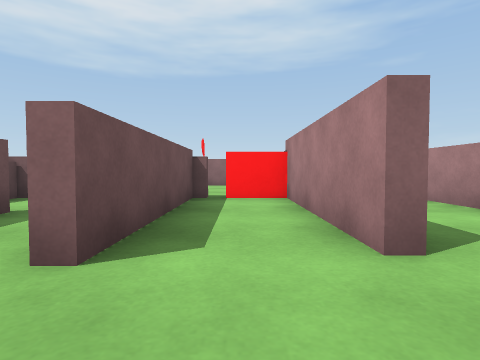
View 1 (above)

12 first-person views from a walk through a scene from a Unity 3-D project. The camera is 0.58 m above the floor, tilts 2° down and sees 80° across. The floor is counted in squares, 1 m on a side. Each view is taken from the middle of a square. On the plan, view 1 faces up. The plan holds only what a view shows up to about 9 squares ahead; the rest is blank. The place goes on beyond the plan. Some animated figures are not drawn.

View 2
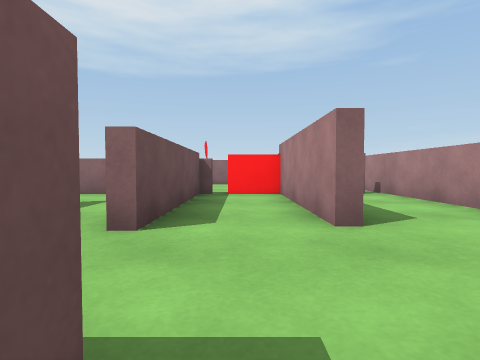

View 3
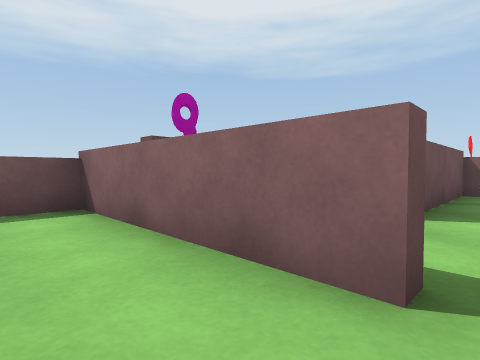

View 4
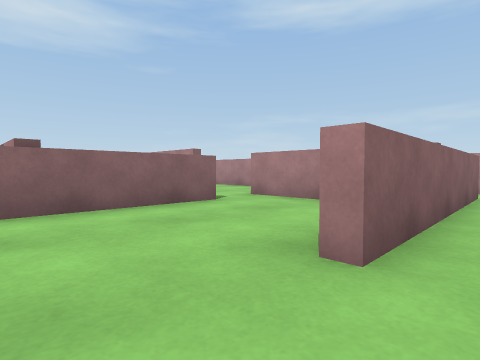

View 5
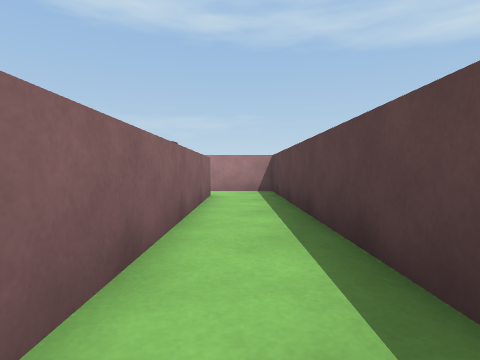

View 6
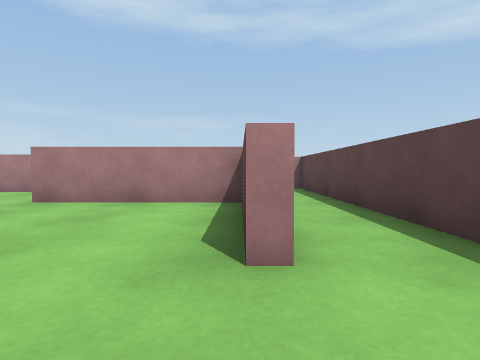

View 7
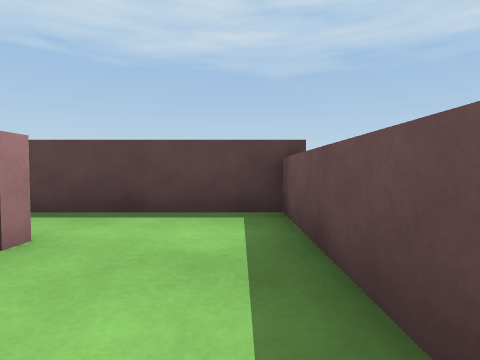

View 8
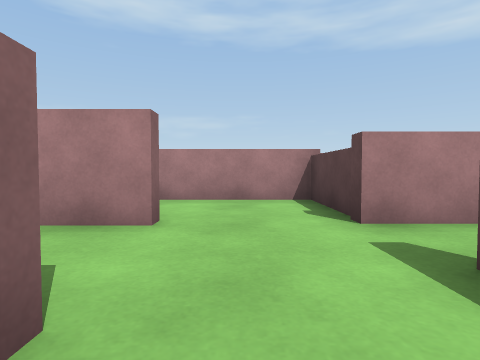

View 9
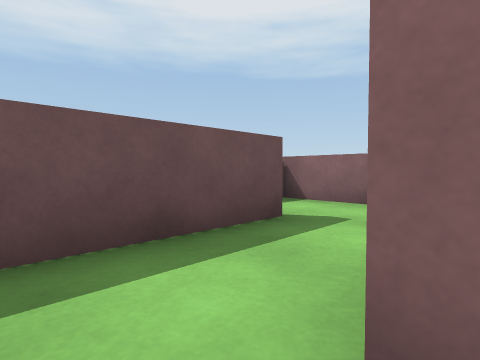

View 10
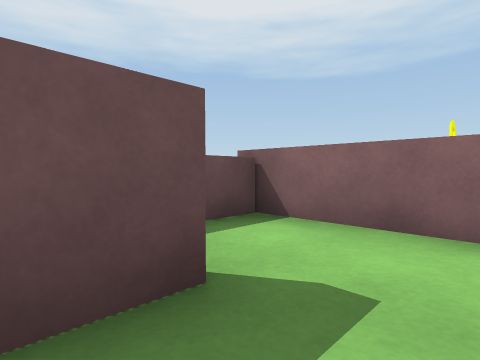

View 11
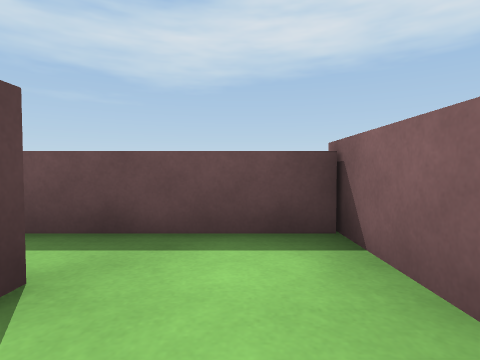

View 12
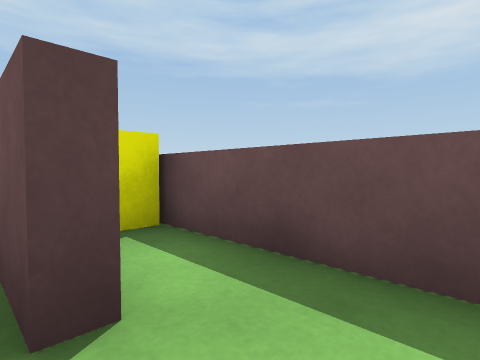

### Floor plan
Key: @ floor where view 1 was taken; # wall or solid block; x gap in a wall; . floor.
Columns run from 5 left of view 1 to 5 right of it. Each row starts with its distance up from view 1.
  7     ..   #
  6 #####x# x#
  5 #...#.# .#
  4 #...#.#..#
  3 #.#.#.#..#
  2 ###.#.#..#
  1   #......#
  0 #####@.###
 -1 #.....##
 -2 #.....#
 -3 #.....#
 -4 #..######.#
 -5 #.........#
 -6 ###########

Positions as (right, up) in squares from view 1, and headings:
1: (0, 0), facing up
2: (0, -1), facing up
3: (0, -2), facing up-left
4: (-4, -5), facing up-right
5: (-3, -5), facing right
6: (-4, -4), facing right
7: (-4, -2), facing down
8: (-2, 1), facing right
9: (-1, 1), facing up-left
10: (-2, 3), facing up-left
11: (-2, 5), facing left
12: (-3, 5), facing down-left
